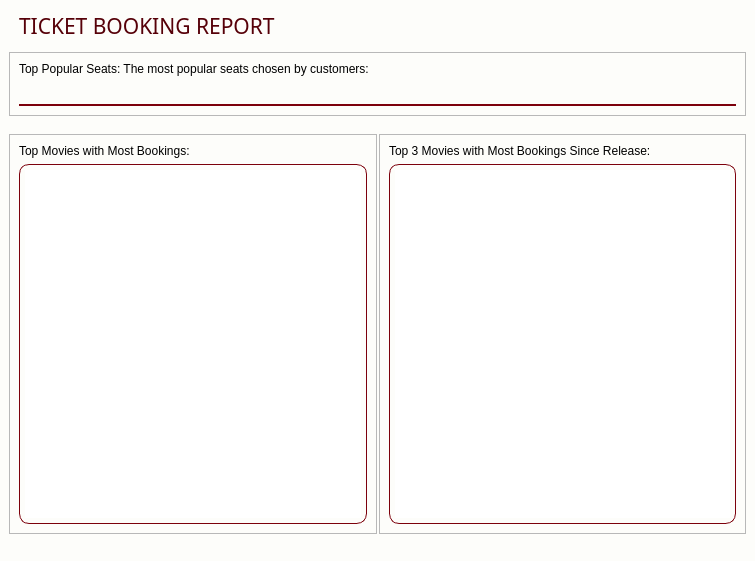
<?xml version="1.0" encoding="UTF-8"?>
<ui version="4.0">
 <class>Dialog</class>
 <widget class="QDialog" name="Dialog">
  <property name="geometry">
   <rect>
    <x>0</x>
    <y>0</y>
    <width>755</width>
    <height>561</height>
   </rect>
  </property>
  <property name="minimumSize">
   <size>
    <width>755</width>
    <height>561</height>
   </size>
  </property>
  <property name="maximumSize">
   <size>
    <width>755</width>
    <height>583</height>
   </size>
  </property>
  <property name="windowTitle">
   <string>TICKET BOOKING REPORT</string>
  </property>
  <property name="windowIcon">
   <iconset resource="../../utils/resources.qrc">
    <normaloff>:/Logo/images/Logo/Movie_logo.png</normaloff>:/Logo/images/Logo/Movie_logo.png</iconset>
  </property>
  <property name="styleSheet">
   <string notr="true">QLabel {
font: 75 bold 12pt &quot;Arial&quot;;
}
QLineEdit {
font: 12pt &quot;Microsoft YaHei UI&quot;;
}
#centralwidget{
    background-color: #fdfdfa;
}
QTextEdit {
    border: 1px solid #7c000b;
	border-radius: 10px;
   padding: 5px;
}
QLineEdit {
    border: none;
    border-bottom: 1.5px solid #7c000b; 
    background: transparent; 
    padding: 5px;
    font-size: 14px;
}</string>
  </property>
  <layout class="QGridLayout" name="gridLayout">
   <property name="leftMargin">
    <number>0</number>
   </property>
   <property name="topMargin">
    <number>0</number>
   </property>
   <property name="rightMargin">
    <number>0</number>
   </property>
   <property name="bottomMargin">
    <number>0</number>
   </property>
   <property name="horizontalSpacing">
    <number>0</number>
   </property>
   <item row="0" column="0">
    <widget class="QWidget" name="centralwidget" native="true">
     <layout class="QVBoxLayout" name="verticalLayout">
      <item>
       <widget class="QWidget" name="widget_2" native="true">
        <property name="maximumSize">
         <size>
          <width>755</width>
          <height>37</height>
         </size>
        </property>
        <layout class="QVBoxLayout" name="verticalLayout_9">
         <property name="spacing">
          <number>6</number>
         </property>
         <property name="leftMargin">
          <number>10</number>
         </property>
         <property name="topMargin">
          <number>6</number>
         </property>
         <property name="rightMargin">
          <number>10</number>
         </property>
         <item>
          <widget class="QLabel" name="appHeader">
           <property name="sizePolicy">
            <sizepolicy hsizetype="Preferred" vsizetype="MinimumExpanding">
             <horstretch>0</horstretch>
             <verstretch>0</verstretch>
            </sizepolicy>
           </property>
           <property name="maximumSize">
            <size>
             <width>400</width>
             <height>28</height>
            </size>
           </property>
           <property name="font">
            <font>
             <family>Segoe UI Black</family>
             <pointsize>16</pointsize>
             <weight>10</weight>
             <italic>false</italic>
             <bold>false</bold>
            </font>
           </property>
           <property name="styleSheet">
            <string notr="true">font: 87 16pt &quot;Segoe UI Black&quot;;
	color: rgb(86, 0, 8);</string>
           </property>
           <property name="text">
            <string>TICKET BOOKING REPORT</string>
           </property>
           <property name="alignment">
            <set>Qt::AlignLeading|Qt::AlignLeft|Qt::AlignVCenter</set>
           </property>
          </widget>
         </item>
        </layout>
       </widget>
      </item>
      <item>
       <widget class="QWidget" name="widget_3" native="true">
        <layout class="QHBoxLayout" name="horizontalLayout">
         <property name="spacing">
          <number>0</number>
         </property>
         <property name="leftMargin">
          <number>0</number>
         </property>
         <property name="topMargin">
          <number>0</number>
         </property>
         <property name="rightMargin">
          <number>0</number>
         </property>
         <item>
          <widget class="QWidget" name="widget_5" native="true">
           <layout class="QVBoxLayout" name="verticalLayout_3">
            <property name="spacing">
             <number>0</number>
            </property>
            <property name="leftMargin">
             <number>0</number>
            </property>
            <property name="topMargin">
             <number>0</number>
            </property>
            <property name="rightMargin">
             <number>0</number>
            </property>
            <item alignment="Qt::AlignTop">
             <widget class="QFrame" name="frame_3">
              <property name="frameShape">
               <enum>QFrame::StyledPanel</enum>
              </property>
              <property name="frameShadow">
               <enum>QFrame::Raised</enum>
              </property>
              <layout class="QVBoxLayout" name="verticalLayout_4">
               <property name="spacing">
                <number>0</number>
               </property>
               <property name="bottomMargin">
                <number>9</number>
               </property>
               <item>
                <widget class="QLabel" name="label_3">
                 <property name="text">
                  <string>Top Popular Seats: The most popular seats chosen by customers:</string>
                 </property>
                </widget>
               </item>
               <item alignment="Qt::AlignBottom">
                <widget class="QLineEdit" name="lineEditTopSeats">
                 <property name="text">
                  <string/>
                 </property>
                </widget>
               </item>
              </layout>
             </widget>
            </item>
            <item alignment="Qt::AlignTop">
             <widget class="QWidget" name="widget_6" native="true">
              <property name="minimumSize">
               <size>
                <width>0</width>
                <height>400</height>
               </size>
              </property>
              <layout class="QHBoxLayout" name="horizontalLayout_2">
               <property name="spacing">
                <number>2</number>
               </property>
               <property name="leftMargin">
                <number>0</number>
               </property>
               <property name="topMargin">
                <number>0</number>
               </property>
               <property name="rightMargin">
                <number>0</number>
               </property>
               <property name="bottomMargin">
                <number>0</number>
               </property>
               <item>
                <widget class="QFrame" name="frame_6">
                 <property name="frameShape">
                  <enum>QFrame::StyledPanel</enum>
                 </property>
                 <property name="frameShadow">
                  <enum>QFrame::Raised</enum>
                 </property>
                 <layout class="QVBoxLayout" name="verticalLayout_5">
                  <item>
                   <widget class="QLabel" name="label_6">
                    <property name="text">
                     <string>Top Movies with Most Bookings:</string>
                    </property>
                   </widget>
                  </item>
                  <item>
                   <widget class="QTextEdit" name="textEditTopMovies">
                    <property name="styleSheet">
                     <string notr="true">font: 12pt &quot;Microsoft YaHei UI&quot;;</string>
                    </property>
                    <property name="html">
                     <string>&lt;!DOCTYPE HTML PUBLIC &quot;-//W3C//DTD HTML 4.0//EN&quot; &quot;http://www.w3.org/TR/REC-html40/strict.dtd&quot;&gt;
&lt;html&gt;&lt;head&gt;&lt;meta name=&quot;qrichtext&quot; content=&quot;1&quot; /&gt;&lt;style type=&quot;text/css&quot;&gt;
p, li { white-space: pre-wrap; }
&lt;/style&gt;&lt;/head&gt;&lt;body style=&quot; font-family:'Microsoft YaHei UI'; font-size:12pt; font-weight:400; font-style:normal;&quot;&gt;
&lt;p style=&quot;-qt-paragraph-type:empty; margin-top:12px; margin-bottom:12px; margin-left:0px; margin-right:0px; -qt-block-indent:0; text-indent:0px;&quot;&gt;&lt;br /&gt;&lt;/p&gt;&lt;/body&gt;&lt;/html&gt;</string>
                    </property>
                   </widget>
                  </item>
                 </layout>
                </widget>
               </item>
               <item>
                <widget class="QFrame" name="frame_5">
                 <property name="frameShape">
                  <enum>QFrame::StyledPanel</enum>
                 </property>
                 <property name="frameShadow">
                  <enum>QFrame::Raised</enum>
                 </property>
                 <layout class="QVBoxLayout" name="verticalLayout_2">
                  <item>
                   <widget class="QLabel" name="label_5">
                    <property name="text">
                     <string>Top 3 Movies with Most Bookings Since Release:</string>
                    </property>
                   </widget>
                  </item>
                  <item>
                   <widget class="QTextEdit" name="textEditTop3Movies">
                    <property name="styleSheet">
                     <string notr="true">font: 12pt &quot;Microsoft YaHei UI&quot;;</string>
                    </property>
                    <property name="html">
                     <string>&lt;!DOCTYPE HTML PUBLIC &quot;-//W3C//DTD HTML 4.0//EN&quot; &quot;http://www.w3.org/TR/REC-html40/strict.dtd&quot;&gt;
&lt;html&gt;&lt;head&gt;&lt;meta name=&quot;qrichtext&quot; content=&quot;1&quot; /&gt;&lt;style type=&quot;text/css&quot;&gt;
p, li { white-space: pre-wrap; }
&lt;/style&gt;&lt;/head&gt;&lt;body style=&quot; font-family:'Microsoft YaHei UI'; font-size:12pt; font-weight:400; font-style:normal;&quot;&gt;
&lt;p style=&quot;-qt-paragraph-type:empty; margin-top:12px; margin-bottom:12px; margin-left:0px; margin-right:0px; -qt-block-indent:0; text-indent:0px;&quot;&gt;&lt;br /&gt;&lt;/p&gt;&lt;/body&gt;&lt;/html&gt;</string>
                    </property>
                   </widget>
                  </item>
                 </layout>
                </widget>
               </item>
              </layout>
             </widget>
            </item>
           </layout>
          </widget>
         </item>
        </layout>
       </widget>
      </item>
     </layout>
    </widget>
   </item>
  </layout>
 </widget>
 <resources>
  <include location="../../utils/resources.qrc"/>
 </resources>
 <connections/>
</ui>
